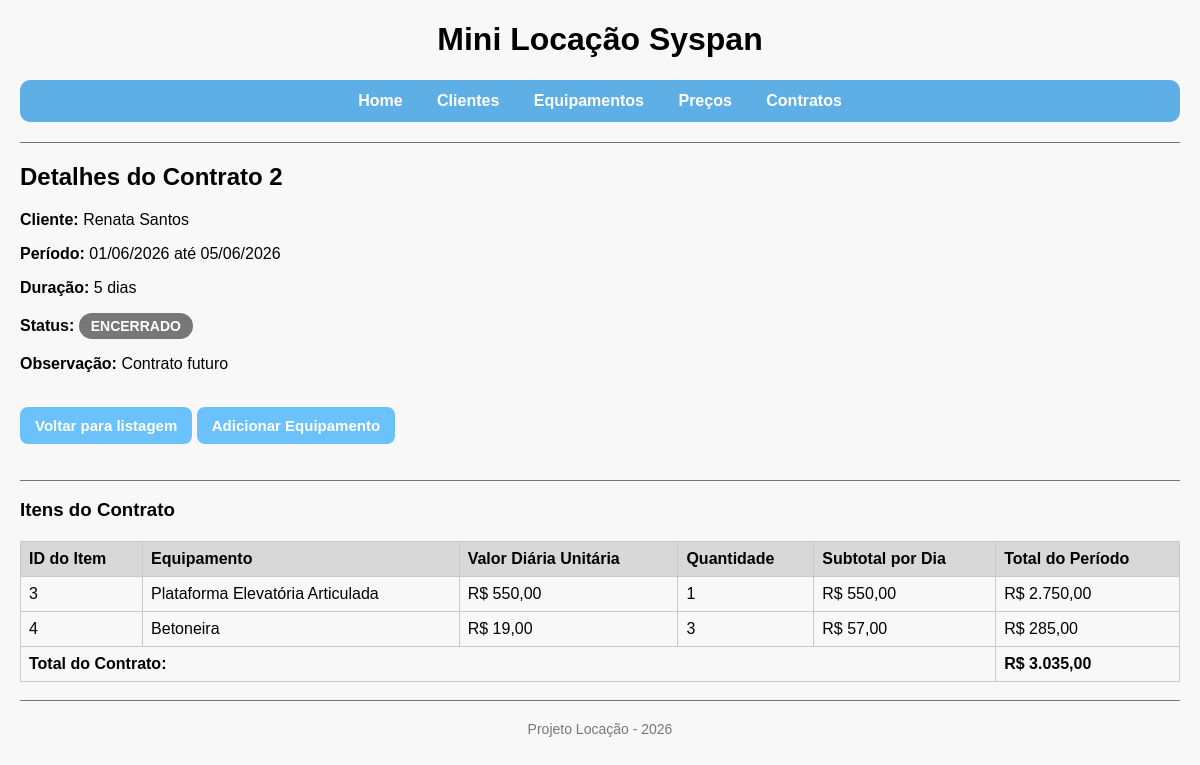
/projeto-locacao/contratos/ver.php?id=2, run on the app's committed database.
### tables this page shows
CREATE TABLE IF NOT EXISTS contratos (
 id INT AUTO_INCREMENT PRIMARY KEY,
 id_cliente INT NOT NULL,
 data_inicio DATE NOT NULL,
 data_fim DATE NOT NULL,
 status VARCHAR(15) NOT NULL DEFAULT 'AGENDADO',
 observacao VARCHAR(255) NULL,
 created_at DATETIME NOT NULL DEFAULT CURRENT_TIMESTAMP,
 CONSTRAINT fk_contratos_cliente
 FOREIGN KEY (id_cliente) REFERENCES clientes(id)
);

CREATE TABLE IF NOT EXISTS clientes (
 id INT AUTO_INCREMENT PRIMARY KEY,
 nome VARCHAR(120) NOT NULL,
 email VARCHAR(120) NOT NULL,
 telefone VARCHAR(20) NULL,
 created_at DATETIME NOT NULL DEFAULT CURRENT_TIMESTAMP
);

CREATE TABLE IF NOT EXISTS contrato_itens (
 id INT AUTO_INCREMENT PRIMARY KEY,
 id_contrato INT NOT NULL,
 id_equipamento INT NOT NULL,
 diaria DECIMAL(10,2) NOT NULL,
 qtd INT NOT NULL DEFAULT 1,
 CONSTRAINT fk_itens_contrato
 FOREIGN KEY (id_contrato) REFERENCES contratos(id),
 CONSTRAINT fk_itens_equip
 FOREIGN KEY (id_equipamento) REFERENCES equipamentos(id)
);

CREATE TABLE IF NOT EXISTS equipamentos (
 id INT AUTO_INCREMENT PRIMARY KEY,
 descricao VARCHAR(120) NOT NULL,
 diaria DECIMAL(10,2) NOT NULL,
 ativo TINYINT(1) NOT NULL DEFAULT 1,
 created_at DATETIME NOT NULL DEFAULT CURRENT_TIMESTAMP
);

### projeto-locacao/helpers.php (called while the page is built, shortened)
<?php
    function e(string $value): string {
        return htmlspecialchars($value, ENT_QUOTES | ENT_SUBSTITUTE, 'UTF-8');
    }
    function calcularStatusContrato(string $data_inicio, string $data_fim, ?string $data_hoje = null): string {
        $hoje = new DateTime($data_hoje ?? date('Y-m-d'));
        $inicio = new DateTime($data_inicio);
        $fim = new DateTime($data_fim);
        if ($hoje > $fim){
            return 'ENCERRADO';
        }
        return 'ATIVO';
    }
    function calcularTotalDias(string $inicio, string $fim): int {
        $data_inicio = new DateTime($inicio);
        $data_fim = new DateTime($fim);
        return $data_inicio->diff($data_fim)->days + 1;
    }
?>

### projeto-locacao/contratos/ver.php (the view, shortened to what this page needs)
<?php
    require_once '../conexao.php';
    require_once '../helpers.php';
    $id = obterId();
    $sql = 'SELECT contratos.id, clientes.nome AS cliente, contratos.data_inicio, contratos.data_fim, contratos.status, contratos.observacao, contratos.created_at
            FROM contratos INNER JOIN clientes ON contratos.id_cliente = clientes.id
            WHERE contratos.id = :id';
    $consulta = $pdo->prepare($sql);
    $consulta->execute([':id' => $id]);
    $contrato = $consulta->fetch();
    $status_atual = calcularStatusContrato($contrato['data_inicio'], $contrato['data_fim']);
    $total_dias = calcularTotalDias($contrato['data_inicio'], $contrato['data_fim']);
    $sqlItens = 'SELECT contrato_itens.id, contrato_itens.id_contrato, equipamentos.descricao AS equipamento, contrato_itens.diaria, contrato_itens.qtd
                FROM contrato_itens INNER JOIN equipamentos ON contrato_itens.id_equipamento = equipamentos.id
                WHERE contrato_itens.id_contrato = :id';
    $consultaItens = $pdo->prepare($sqlItens);
    $consultaItens->execute([':id' => $id]);
    $contratoItens = $consultaItens->fetchAll();
    require_once '../layout/header.php';
?>
<h2>Detalhes do Contrato <?= $contrato['id'] ?></h2>
<div>
    <p><strong>Cliente:</strong> <?= e($contrato["cliente"]) ?></p>
    <p><strong>Período:</strong> <?= date('d/m/Y', strtotime($contrato["data_inicio"])) ?> até <?= date('d/m/Y', strtotime($contrato["data_fim"])) ?> </p>
    <p><strong>Duração:</strong> <?= $total_dias ?> dias</p>
    <p><strong>Status:</strong> <span class="status <?= strtolower($status_atual) ?>"><?= e($status_atual) ?></span></p>
    <p><strong>Observação:</strong> <?= !empty($contrato["observacao"]) ? e($contrato["observacao"]) : '-' ?></p>
</div>
<br><a class="links" href="listar.php">Voltar para listagem</a>
<a class="links" href="adicionar_item.php?id=<?= (int)$contrato['id'] ?>">Adicionar Equipamento</a><br><br><hr>
<h3>Itens do Contrato</h3>
<?php if(!empty($contratoItens)): ?>
    <table>
        <tr>
            <th>ID do Item</th>
            <th>Equipamento</th>
            <th>Valor Diária Unitária</th>
            <th>Quantidade</th>
            <th>Subtotal por Dia</th>
            <th>Total do Período</th>
        </tr>
        <?php
            $valor_total = 0;
            foreach($contratoItens as $row):
                $subtotal = $row["diaria"] * $row["qtd"];
                $total_periodo = $subtotal * $total_dias;
                $valor_total += $total_periodo;
        ?>
            <tr>
                <td><?= (int)$row["id"] ?></td>
                <td><?= e($row["equipamento"]) ?></td>
                <td>R$ <?= number_format($row["diaria"], 2, ',', '.') ?></td>
                <td><?= (int)$row["qtd"] ?></td>
                <td>R$ <?= number_format($subtotal, 2, ',', '.') ?></td>
                <td>R$ <?= number_format($total_periodo, 2, ',', '.') ?></td>
            </tr>
        <?php endforeach; ?>
        <tr>
            <td colspan="5"><strong>Total do Contrato:</strong></td>
            <td><strong>R$ <?= number_format($valor_total, 2, ',', '.') ?></strong></td>
        </tr>
    </table>
<?php else: ?>
    <p>Nenhum equipamento foi registrado para este contrato ainda.</p>
<?php endif; ?>
<?php require_once '../layout/footer.php'; ?>

### projeto-locacao/layout/header.php (shortened to what this page needs)
<!DOCTYPE html>
<html>
    <head>
        <link rel="stylesheet" href="/syspan-estagio-locacao/projeto-locacao/assets/css/style.css">
    </head>
    <body>
        <h1>Mini Locação Syspan</h1>
        <nav>
            <a href="/syspan-estagio-locacao/projeto-locacao/index.php">Home</a>
            <a href="/syspan-estagio-locacao/projeto-locacao/clientes/listar.php">Clientes</a>
            <a href="/syspan-estagio-locacao/projeto-locacao/equipamentos/listar.php">Equipamentos</a>
            <a href="/syspan-estagio-locacao/projeto-locacao/precos/listar.php">Preços</a>
            <a href="/syspan-estagio-locacao/projeto-locacao/contratos/listar.php">Contratos</a>
        </nav>
        <hr>

### projeto-locacao/layout/footer.php
        <hr>
        <footer>
            <p>Projeto Locação - <?= date('Y') ?></p>
        </footer>
    </body>
</html>

### projeto-locacao/assets/css/style.css (style rules this page uses)
body { font-family: "Gill Sans Extrabold", Helvetica, sans-serif; background: #f8f8f8; margin: 20px; }
h1 { text-align: center; }
nav { text-align: center; margin-bottom: 20px; background-color: #5eafe5; padding: 12px; border-radius: 10px; }
nav a { padding: 0 15px; text-decoration: none; color: #ffffff; font-weight: bold; border-radius: 10px; }
hr { margin-top: 18px; border: 0; border-top: 1px solid #767676; }
table { width: 100%; border-collapse: collapse; margin-top: 20px; overflow: hidden; border: 1px solid #c9c9c9; }
th, td { padding: 8px; text-align: left; border: 1px solid #c9c9c9; }
th { background: #d8d8d9; }
.links { padding: 10px 15px; border-radius: 8px; text-decoration: none; background-color: #6bc1fa; color: white; font-size: 15px; font-weight: bold; display: inline-block; }
.status { display: inline-block; padding: 5px 12px; border-radius: 999px; font-size: 14px; font-weight: bold; color: white; }
.status.encerrado { background-color: #777; }
footer { text-align: center; font-size: 14px; margin-top: 20px; color: #777; }

### data on the page
contratos: id "2", id_cliente.nome "Renata Santos", data_inicio "01/06/2026", data_fim "05/06/2026", total_dias "5", status_atual "ENCERRADO", observacao "Contrato futuro"
contrato_itens: id "3", id_equipamento.descricao "Plataforma Elevatória Articulada", diaria "550,00", qtd "1", subtotal "550,00", total_periodo "2.750,00"
contrato_itens: id "4", id_equipamento.descricao "Betoneira", diaria "19,00", qtd "3", subtotal "57,00", total_periodo "285,00"

### other printed values
$valor_total "3.035,00"
